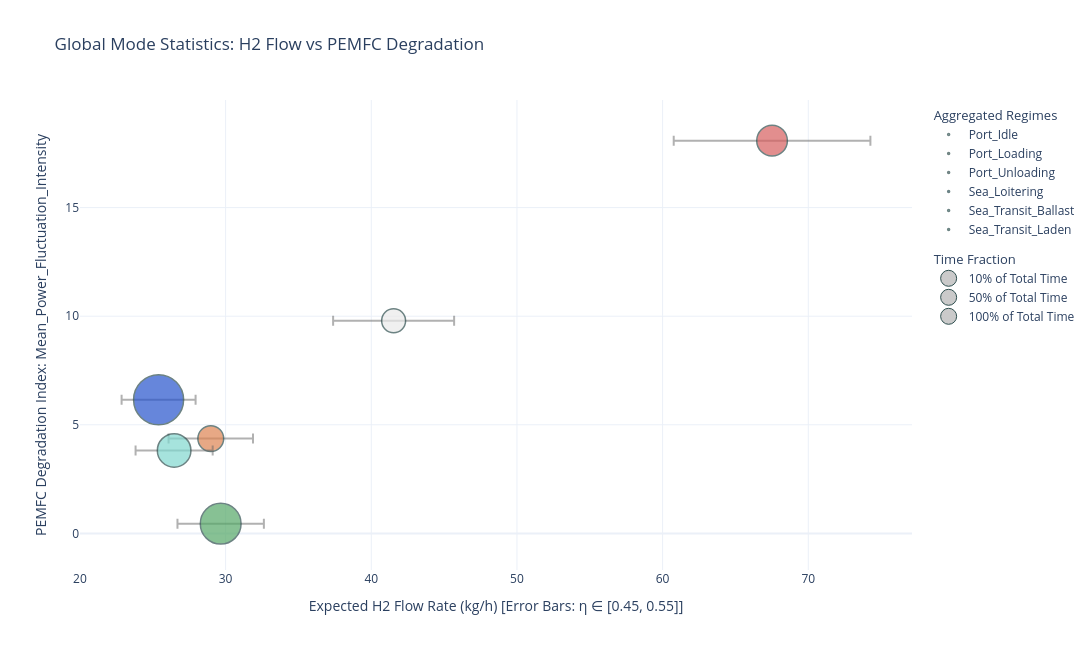
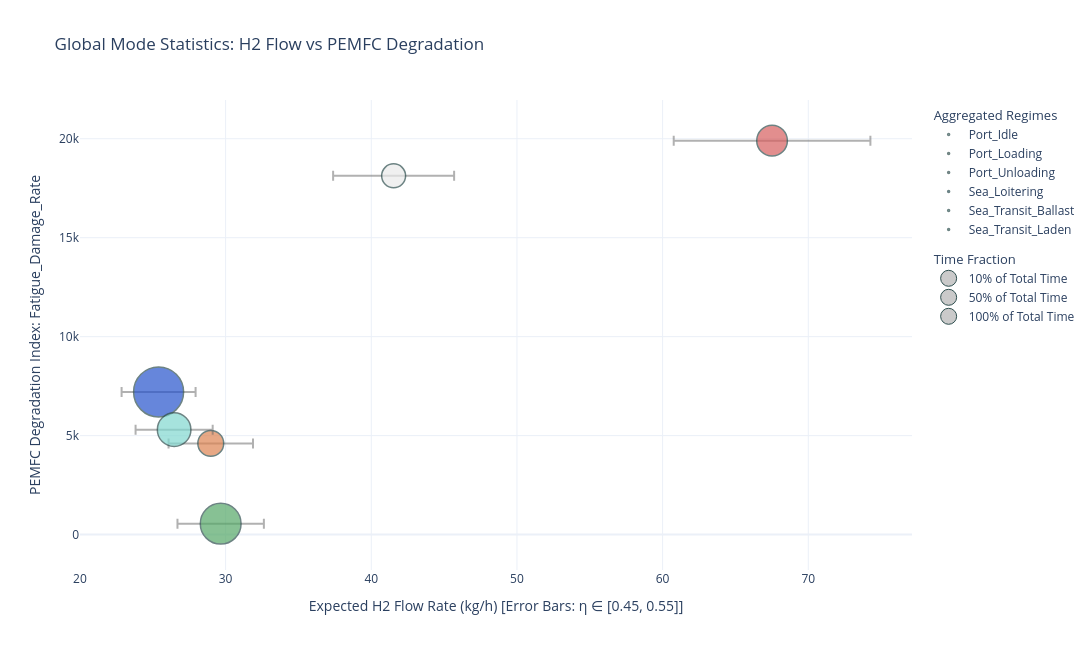

Write notebook code for charts like these, in order.
### Code cell
fig_stats_fluctuation = plot_mode_statistics(global_stats, y_axis_metric='Mean_Power_Fluctuation_Intensity')
fig_stats_fluctuation.show()

fig_stats_fatigue = plot_mode_statistics(global_stats, y_axis_metric='Fatigue_Damage_Rate')
fig_stats_fatigue.show()

### Figure 1 — Plotly figure (JSON) as saved in the notebook; plotly's stock layout.template omitted (floating-point values rounded to 4 significant figures)
{"data": [{"error_x": {"array": [4.153], "arrayminus": [4.153], "color": "rgba(100,100,100,0.5)", "thickness": 2, "type": "data", "width": 5}, "hoverinfo": "text", "hovertext": ["<b>Port_Idle</b><br>Time Fraction: 7.7% (18.4 hrs)<br>Mean Power: 685.0 kW<br>H2 Rate: [37.38 - 45.69] kg/h<br>Fatigue Damage Rate: 18125.8754 (/s)<br>Power Fluctuation: 9.79 (kW²/s²)<br>"], "legendgroup": "Modes", "legendgrouptitle": {"text": "Aggregated Regimes"}, "marker": {"color": "#EAEAEA", "line": {"color": "DarkSlateGrey", "width": 1.5}, "size": [0.07676], "sizemin": 10, "sizemode": "area", "sizeref": 0.0002679}, "mode": "markers", "name": "Port_Idle", "type": "scatter", "x": [41.53], "y": [9.789]}, {"error_x": {"array": [2.898], "arrayminus": [2.898], "color": "rgba(100,100,100,0.5)", "thickness": 2, "type": "data", "width": 5}, "hoverinfo": "text", "hovertext": ["<b>Port_Loading</b><br>Time Fraction: 8.9% (21.4 hrs)<br>Mean Power: 478.0 kW<br>H2 Rate: [26.08 - 31.88] kg/h<br>Fatigue Damage Rate: 4604.0597 (/s)<br>Power Fluctuation: 4.36 (kW²/s²)<br>"], "legendgroup": "Modes", "legendgrouptitle": {"text": "Aggregated Regimes"}, "marker": {"color": "#DD8452", "line": {"color": "DarkSlateGrey", "width": 1.5}, "size": [0.08927], "sizemin": 10, "sizemode": "area", "sizeref": 0.0002679}, "mode": "markers", "name": "Port_Loading", "type": "scatter", "x": [28.98], "y": [4.364]}, {"error_x": {"array": [6.751], "arrayminus": [6.751], "color": "rgba(100,100,100,0.5)", "thickness": 2, "type": "data", "width": 5}, "hoverinfo": "text", "hovertext": ["<b>Port_Unloading</b><br>Time Fraction: 12.6% (30.2 hrs)<br>Mean Power: 1113.5 kW<br>H2 Rate: [60.76 - 74.27] kg/h<br>Fatigue Damage Rate: 19903.5727 (/s)<br>Power Fluctuation: 18.08 (kW²/s²)<br>"], "legendgroup": "Modes", "legendgrouptitle": {"text": "Aggregated Regimes"}, "marker": {"color": "#D65F5F", "line": {"color": "DarkSlateGrey", "width": 1.5}, "size": [0.1257], "sizemin": 10, "sizemode": "area", "sizeref": 0.0002679}, "mode": "markers", "name": "Port_Unloading", "type": "scatter", "x": [67.51], "y": [18.08]}, {"error_x": {"array": [2.54], "arrayminus": [2.54], "color": "rgba(100,100,100,0.5)", "thickness": 2, "type": "data", "width": 5}, "hoverinfo": "text", "hovertext": ["<b>Sea_Loitering</b><br>Time Fraction: 33.5% (80.3 hrs)<br>Mean Power: 418.9 kW<br>H2 Rate: [22.86 - 27.94] kg/h<br>Fatigue Damage Rate: 7206.7505 (/s)<br>Power Fluctuation: 6.15 (kW²/s²)<br>"], "legendgroup": "Modes", "legendgrouptitle": {"text": "Aggregated Regimes"}, "marker": {"color": "#2653CC", "line": {"color": "DarkSlateGrey", "width": 1.5}, "size": [0.3348], "sizemin": 10, "sizemode": "area", "sizeref": 0.0002679}, "mode": "markers", "name": "Sea_Loitering", "type": "scatter", "x": [25.4], "y": [6.152]}, {"error_x": {"array": [2.647], "arrayminus": [2.647], "color": "rgba(100,100,100,0.5)", "thickness": 2, "type": "data", "width": 5}, "hoverinfo": "text", "hovertext": ["<b>Sea_Transit_Ballast</b><br>Time Fraction: 15.1% (36.2 hrs)<br>Mean Power: 436.5 kW<br>H2 Rate: [23.82 - 29.11] kg/h<br>Fatigue Damage Rate: 5301.0568 (/s)<br>Power Fluctuation: 3.82 (kW²/s²)<br>"], "legendgroup": "Modes", "legendgrouptitle": {"text": "Aggregated Regimes"}, "marker": {"color": "#81D8D0", "line": {"color": "DarkSlateGrey", "width": 1.5}, "size": [0.1511], "sizemin": 10, "sizemode": "area", "sizeref": 0.0002679}, "mode": "markers", "name": "Sea_Transit_Ballast", "type": "scatter", "x": [26.47], "y": [3.818]}, {"error_x": {"array": [2.966], "arrayminus": [2.966], "color": "rgba(100,100,100,0.5)", "thickness": 2, "type": "data", "width": 5}, "hoverinfo": "text", "hovertext": ["<b>Sea_Transit_Laden</b><br>Time Fraction: 22.2% (53.3 hrs)<br>Mean Power: 489.2 kW<br>H2 Rate: [26.69 - 32.63] kg/h<br>Fatigue Damage Rate: 548.1950 (/s)<br>Power Fluctuation: 0.44 (kW²/s²)<br>"], "legendgroup": "Modes", "legendgrouptitle": {"text": "Aggregated Regimes"}, "marker": {"color": "#55A868", "line": {"color": "DarkSlateGrey", "width": 1.5}, "size": [0.2223], "sizemin": 10, "sizemode": "area", "sizeref": 0.0002679}, "mode": "markers", "name": "Sea_Transit_Laden", "type": "scatter", "x": [29.66], "y": [0.4447]}, {"legendgroup": "Size", "legendgrouptitle": {"text": "Time Fraction"}, "marker": {"color": "rgba(150,150,150,0.5)", "line": {"color": "DarkSlateGrey", "width": 1}, "size": 19.32}, "mode": "markers", "name": "10% of Total Time", "type": "scatter", "x": [null], "y": [null]}, {"legendgroup": "Size", "legendgrouptitle": {"text": "Time Fraction"}, "marker": {"color": "rgba(150,150,150,0.5)", "line": {"color": "DarkSlateGrey", "width": 1}, "size": 43.2}, "mode": "markers", "name": "50% of Total Time", "type": "scatter", "x": [null], "y": [null]}, {"legendgroup": "Size", "legendgrouptitle": {"text": "Time Fraction"}, "marker": {"color": "rgba(150,150,150,0.5)", "line": {"color": "DarkSlateGrey", "width": 1}, "size": 61.1}, "mode": "markers", "name": "100% of Total Time", "type": "scatter", "x": [null], "y": [null]}], "layout": {"height": 650, "hovermode": "closest", "title": {"text": "Global Mode Statistics: H2 Flow vs PEMFC Degradation"}, "width": 1100, "xaxis": {"title": {"text": "Expected H2 Flow Rate (kg/h) [Error Bars: η ∈ [0.45, 0.55]]"}}, "yaxis": {"title": {"text": "PEMFC Degradation Index: Mean_Power_Fluctuation_Intensity"}}}}

### Figure 2 — Plotly figure (JSON) as saved in the notebook; plotly's stock layout.template omitted (floating-point values rounded to 4 significant figures)
{"data": [{"error_x": {"array": [4.153], "arrayminus": [4.153], "color": "rgba(100,100,100,0.5)", "thickness": 2, "type": "data", "width": 5}, "hoverinfo": "text", "hovertext": ["<b>Port_Idle</b><br>Time Fraction: 7.7% (18.4 hrs)<br>Mean Power: 685.0 kW<br>H2 Rate: [37.38 - 45.69] kg/h<br>Fatigue Damage Rate: 18125.8754 (/s)<br>Power Fluctuation: 9.79 (kW²/s²)<br>"], "legendgroup": "Modes", "legendgrouptitle": {"text": "Aggregated Regimes"}, "marker": {"color": "#EAEAEA", "line": {"color": "DarkSlateGrey", "width": 1.5}, "size": [0.07676], "sizemin": 10, "sizemode": "area", "sizeref": 0.0002679}, "mode": "markers", "name": "Port_Idle", "type": "scatter", "x": [41.53], "y": [18130.0]}, {"error_x": {"array": [2.898], "arrayminus": [2.898], "color": "rgba(100,100,100,0.5)", "thickness": 2, "type": "data", "width": 5}, "hoverinfo": "text", "hovertext": ["<b>Port_Loading</b><br>Time Fraction: 8.9% (21.4 hrs)<br>Mean Power: 478.0 kW<br>H2 Rate: [26.08 - 31.88] kg/h<br>Fatigue Damage Rate: 4604.0597 (/s)<br>Power Fluctuation: 4.36 (kW²/s²)<br>"], "legendgroup": "Modes", "legendgrouptitle": {"text": "Aggregated Regimes"}, "marker": {"color": "#DD8452", "line": {"color": "DarkSlateGrey", "width": 1.5}, "size": [0.08927], "sizemin": 10, "sizemode": "area", "sizeref": 0.0002679}, "mode": "markers", "name": "Port_Loading", "type": "scatter", "x": [28.98], "y": [4604.0]}, {"error_x": {"array": [6.751], "arrayminus": [6.751], "color": "rgba(100,100,100,0.5)", "thickness": 2, "type": "data", "width": 5}, "hoverinfo": "text", "hovertext": ["<b>Port_Unloading</b><br>Time Fraction: 12.6% (30.2 hrs)<br>Mean Power: 1113.5 kW<br>H2 Rate: [60.76 - 74.27] kg/h<br>Fatigue Damage Rate: 19903.5727 (/s)<br>Power Fluctuation: 18.08 (kW²/s²)<br>"], "legendgroup": "Modes", "legendgrouptitle": {"text": "Aggregated Regimes"}, "marker": {"color": "#D65F5F", "line": {"color": "DarkSlateGrey", "width": 1.5}, "size": [0.1257], "sizemin": 10, "sizemode": "area", "sizeref": 0.0002679}, "mode": "markers", "name": "Port_Unloading", "type": "scatter", "x": [67.51], "y": [19900.0]}, {"error_x": {"array": [2.54], "arrayminus": [2.54], "color": "rgba(100,100,100,0.5)", "thickness": 2, "type": "data", "width": 5}, "hoverinfo": "text", "hovertext": ["<b>Sea_Loitering</b><br>Time Fraction: 33.5% (80.3 hrs)<br>Mean Power: 418.9 kW<br>H2 Rate: [22.86 - 27.94] kg/h<br>Fatigue Damage Rate: 7206.7505 (/s)<br>Power Fluctuation: 6.15 (kW²/s²)<br>"], "legendgroup": "Modes", "legendgrouptitle": {"text": "Aggregated Regimes"}, "marker": {"color": "#2653CC", "line": {"color": "DarkSlateGrey", "width": 1.5}, "size": [0.3348], "sizemin": 10, "sizemode": "area", "sizeref": 0.0002679}, "mode": "markers", "name": "Sea_Loitering", "type": "scatter", "x": [25.4], "y": [7207.0]}, {"error_x": {"array": [2.647], "arrayminus": [2.647], "color": "rgba(100,100,100,0.5)", "thickness": 2, "type": "data", "width": 5}, "hoverinfo": "text", "hovertext": ["<b>Sea_Transit_Ballast</b><br>Time Fraction: 15.1% (36.2 hrs)<br>Mean Power: 436.5 kW<br>H2 Rate: [23.82 - 29.11] kg/h<br>Fatigue Damage Rate: 5301.0568 (/s)<br>Power Fluctuation: 3.82 (kW²/s²)<br>"], "legendgroup": "Modes", "legendgrouptitle": {"text": "Aggregated Regimes"}, "marker": {"color": "#81D8D0", "line": {"color": "DarkSlateGrey", "width": 1.5}, "size": [0.1511], "sizemin": 10, "sizemode": "area", "sizeref": 0.0002679}, "mode": "markers", "name": "Sea_Transit_Ballast", "type": "scatter", "x": [26.47], "y": [5301.0]}, {"error_x": {"array": [2.966], "arrayminus": [2.966], "color": "rgba(100,100,100,0.5)", "thickness": 2, "type": "data", "width": 5}, "hoverinfo": "text", "hovertext": ["<b>Sea_Transit_Laden</b><br>Time Fraction: 22.2% (53.3 hrs)<br>Mean Power: 489.2 kW<br>H2 Rate: [26.69 - 32.63] kg/h<br>Fatigue Damage Rate: 548.1950 (/s)<br>Power Fluctuation: 0.44 (kW²/s²)<br>"], "legendgroup": "Modes", "legendgrouptitle": {"text": "Aggregated Regimes"}, "marker": {"color": "#55A868", "line": {"color": "DarkSlateGrey", "width": 1.5}, "size": [0.2223], "sizemin": 10, "sizemode": "area", "sizeref": 0.0002679}, "mode": "markers", "name": "Sea_Transit_Laden", "type": "scatter", "x": [29.66], "y": [548.2]}, {"legendgroup": "Size", "legendgrouptitle": {"text": "Time Fraction"}, "marker": {"color": "rgba(150,150,150,0.5)", "line": {"color": "DarkSlateGrey", "width": 1}, "size": 19.32}, "mode": "markers", "name": "10% of Total Time", "type": "scatter", "x": [null], "y": [null]}, {"legendgroup": "Size", "legendgrouptitle": {"text": "Time Fraction"}, "marker": {"color": "rgba(150,150,150,0.5)", "line": {"color": "DarkSlateGrey", "width": 1}, "size": 43.2}, "mode": "markers", "name": "50% of Total Time", "type": "scatter", "x": [null], "y": [null]}, {"legendgroup": "Size", "legendgrouptitle": {"text": "Time Fraction"}, "marker": {"color": "rgba(150,150,150,0.5)", "line": {"color": "DarkSlateGrey", "width": 1}, "size": 61.1}, "mode": "markers", "name": "100% of Total Time", "type": "scatter", "x": [null], "y": [null]}], "layout": {"height": 650, "hovermode": "closest", "title": {"text": "Global Mode Statistics: H2 Flow vs PEMFC Degradation"}, "width": 1100, "xaxis": {"title": {"text": "Expected H2 Flow Rate (kg/h) [Error Bars: η ∈ [0.45, 0.55]]"}}, "yaxis": {"title": {"text": "PEMFC Degradation Index: Fatigue_Damage_Rate"}}}}
